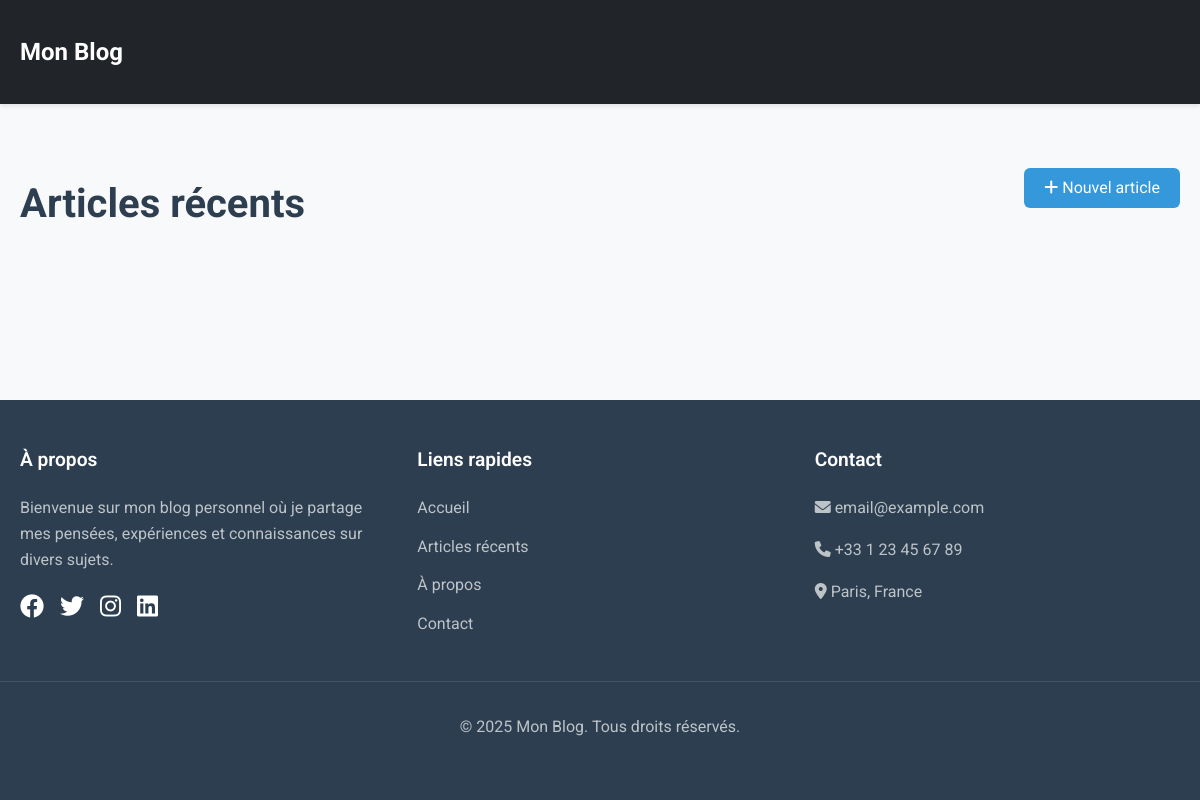
/, run on an earlier commit of the app's database.
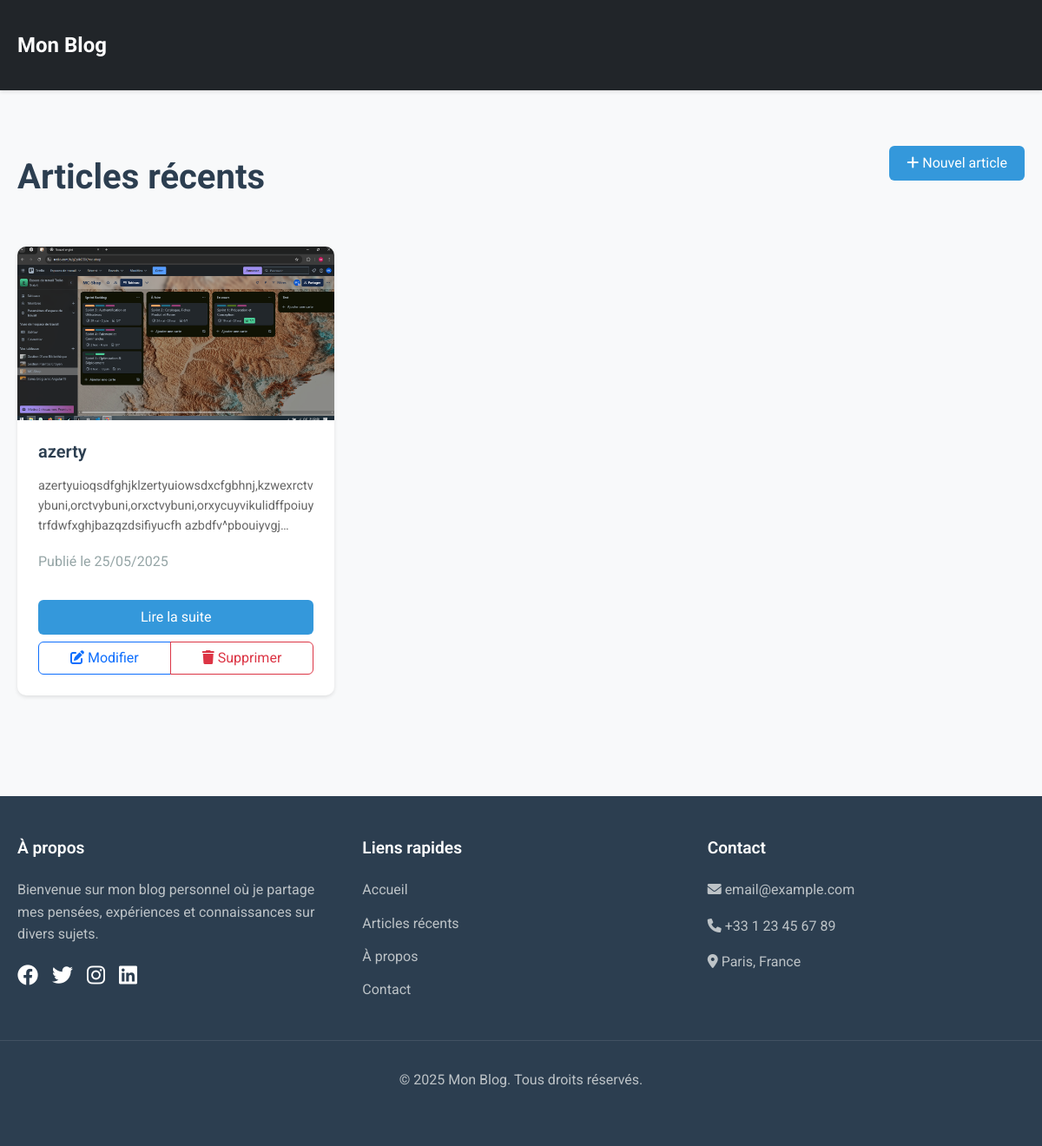
And on a later commit of the database.
### myblog/models.py (models this page shows, shortened)
class CreateBlog(models.Model):
    title = models.CharField(max_length=200)
    slug = models.SlugField(max_length=200) # pour les urls
    intro = models.TextField()
    body = models.TextField()
    image = models.ImageField(upload_to='media', null=True, blank=True)
    video = models.FileField(upload_to='videos/', null=True, blank=True, help_text="Formats acceptés : MP4, WebM, Ogg")
    date_added = models.DateTimeField(auto_now_add=True)
    class Meta:
        ordering = ['-date_added'] # les plus recents en premier

### myblog/views.py (the view)
# urls.py: path('', views.PostListView.as_view(), name='frontpage'),
class PostListView(ListView):
    model = CreateBlog
    template_name = 'myblog/frontpage.html'
    context_object_name = 'posts'
    paginate_by = 3

### myblog/templates/myblog/frontpage.html (shortened to what this page needs)
{% extends 'myblog/base.html' %}
{% load static %}
{% block extra_css %}
<link href="{% static 'css/frontpage.css' %}" rel="stylesheet">
{% endblock %}
{% block content %}
    <div class="d-flex justify-content-between align-items-center mb-4">
        <h1 class="page-title mb-0">Articles récents</h1>
        <a href="{% url 'create_post' %}" class="btn btn-primary">
            <i class="fas fa-plus"></i> Nouvel article
        </a>
    </div>
    <div class="posts-grid">
        {% for post in posts %}
            <div class="post-card card">
                {% if post.image %}
                    <img src="{{ post.image.url }}" class="card-img-top" alt="{{ post.title }}">
                {% endif %}
                <div class="card-body">
                    <h5 class="card-title">{{ post.title }}</h5>
                    <p class="card-text">{{ post.intro }}</p>
                    <p class="text-muted">Publié le {{ post.date_added|date:"d/m/Y" }}</p>
                    <div class="d-grid gap-2">
                        <a href="{% url 'post_detail' post.slug %}" class="btn btn-primary">Lire la suite</a>
                        <div class="btn-group">
                            <a href="{% url 'edit_post' post.slug %}" class="btn btn-outline-primary">
                                <i class="fas fa-edit"></i> Modifier
                            </a>
                            <a href="{% url 'delete_post' post.slug %}" class="btn btn-outline-danger">
                                <i class="fas fa-trash"></i> Supprimer
                            </a>
                        </div>
                    </div>
                </div>
            </div>
        {% endfor %}
    </div>
{% endblock %}

What changed in the data, as far as the page shows it:
added CreateBlog: image (picture), title "azerty", intro "azertyuioqsdfghjklzertyuiowsdxcfgbhnj,kzwexrctvybuni,orctvybuni,orxctvybuni,orxycuyvikulidffpoiuytrfdwfxghjbazqzdsifiyucfh…", date_added "25/05/2025"
